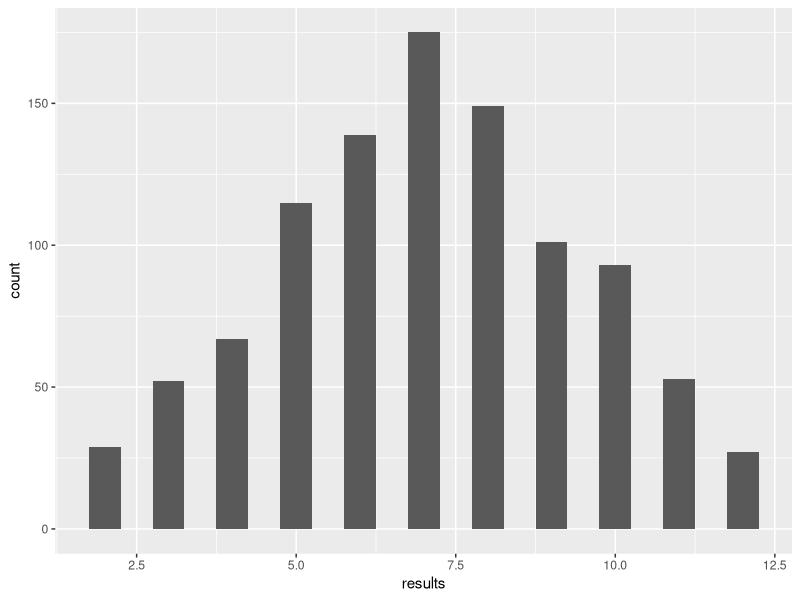

Generate this figure with R:
## ---- chunk 1

library(tidyverse)
library(ggplot2)
## ---- chunk 2


roll_one_die <- function() {
  sample (x = 1:6, size = 1)
}

roll_one_die ()

roll_two_dice <- function() {
   roll_one_die() + roll_one_die ()
}

roll_two_dice()

## ---- chunk 3

x <- tibble(results = map_int(1:1000, ~ roll_two_dice()))

x %>%
ggplot(aes(results)) + geom_histogram(binwidth = .5)

